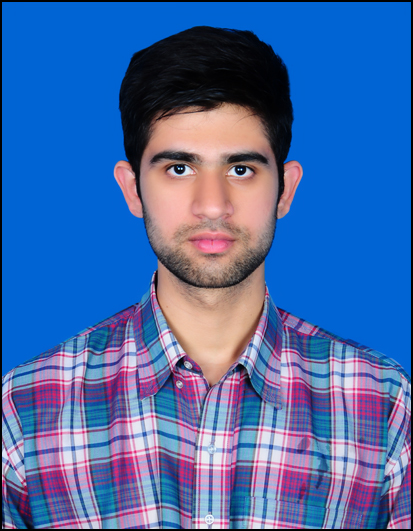
#> input picture Learn/backchange/image.jpg, 413 x 531 px
$ python colorgram.py
#> lines starting #> are read from the running program, lines starting #| are printed output that depends on the picture
import cv2
from matplotlib import pyplot as plt

# ap = argparse.ArgumentParser()
# ap.add_argument("-i", "--image", required=True, help="Path to the input image")
# args = vars(ap.parse_args())
# input arguments are parsed

image = cv2.imread("image.jpg")
#> image is the input picture: shape (531, 413, 3); mean B, G, R 167.7, 105, 70.5
cv2.imshow("Original", image)
cv2.waitKey(0)

chans = cv2.split(image)
# splitting the channels into individual three grayscale ones
colors = ("b", "g", "r")
# for plotting we need to mention the color
plt.figure()
plt.title("flat color histograms")
plt.xlabel("Bins")
plt.ylabel("# of pixels")

for (chan, color) in zip(chans, colors):
    hist = cv2.calcHist([chan], [0], None, [256], [0, 256])
    # each channel histogram is calculated
    plt.plot(hist, color=color)
    # plot each color one according to its color
    plt.xlim([0, 256])
#> this loop made 3 passes
#> color on passes 1 to 3: 'b', 'g', 'r'

plt.show()
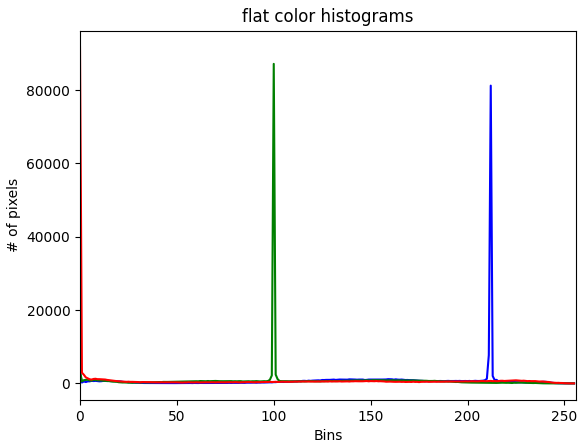
#> figure drawn by matplotlib, 1 panel; curve peaks at x = 212, y = 81240; curve peaks at x = 100, y = 87177; curve peaks at x = 0, y = 91670
